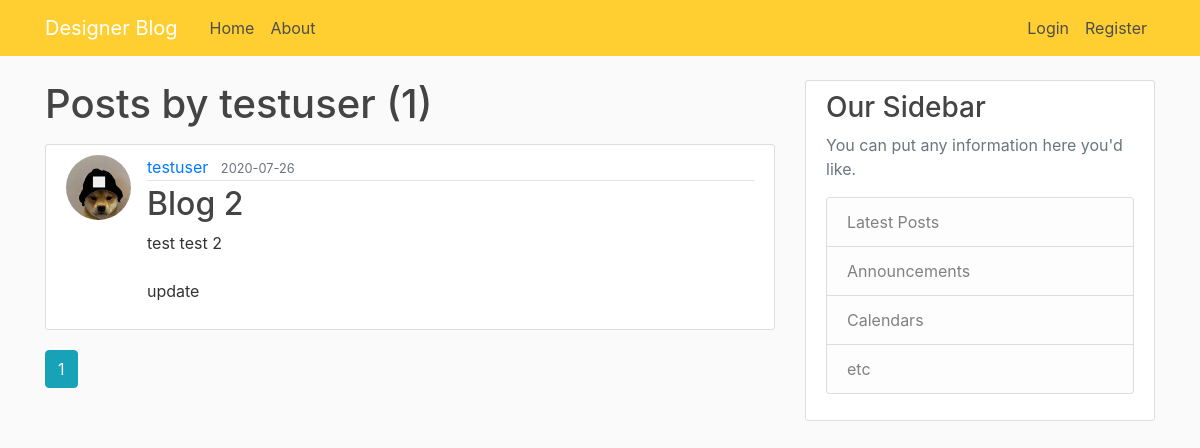
The page /user/testuser on the database as committed earlier.
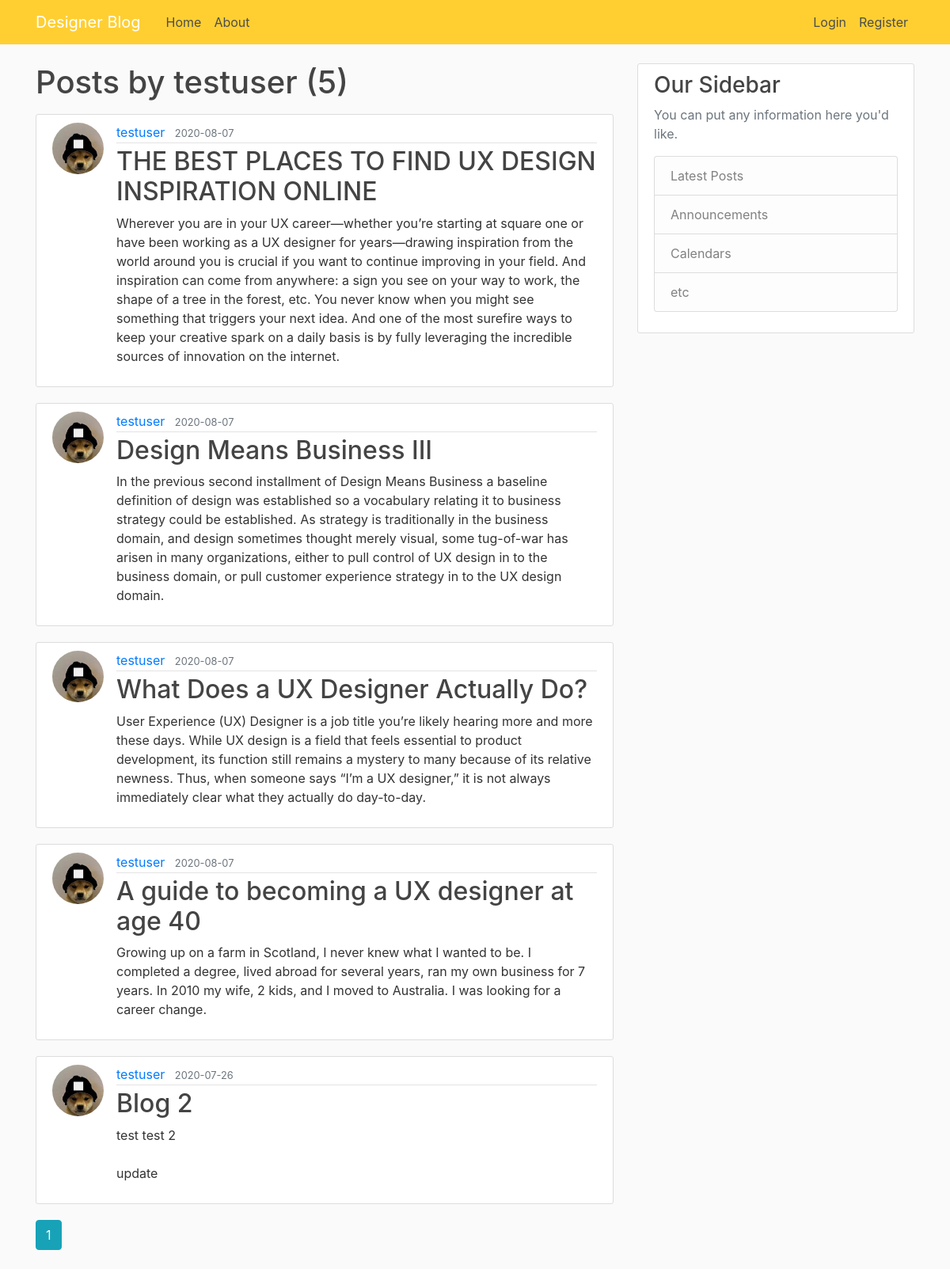
The same page on the database as committed later.
### flaskblog/models.py (models this page shows, shortened)
class User(db.Model, UserMixin):
    id = db.Column(db.Integer, primary_key=True)
    username = db.Column(db.String(20), unique=True, nullable=False)
    email = db.Column(db.String(120), unique=True, nullable=False)
    image_file = db.Column(db.String(20), nullable=False, default='default.jpg')
    password = db.Column(db.String(60), nullable=False)
    posts = db.relationship('Post', backref='author', lazy=True)

class Post(db.Model):
    id = db.Column(db.Integer, primary_key=True)
    title = db.Column(db.String(100), nullable=False)
    date_posted = db.Column(db.DateTime, nullable=False, default=datetime.utcnow)
    content = db.Column(db.Text, nullable=False)
    user_id = db.Column(db.Integer, db.ForeignKey('user.id'), nullable=False)

### flaskblog/routes.py (the view)
@app.route("/user/<string:username>")
def user_posts(username):
    page = request.args.get('page', 1, type=int)
    user = User.query.filter_by(username=username).first_or_404()
    posts = Post.query.filter_by(author=user).order_by(Post.date_posted.desc()).paginate(page=page, per_page=5)
    return render_template('user_posts.html', posts=posts, user=user)

### flaskblog/templates/user_posts.html
{% extends "layout.html" %}
{% block content %}
    <h1 class="mb-3">Posts by {{ user.username }} ({{ posts.total }})</h1>
    {% for post in posts.items %}
        <article class="media content-section">
          <img class="rounded-circle article-img" src="{{ url_for('static', filename='profile_pics/' + post.author.image_file) }}">
          <div class="media-body">
            <div class="article-metadata">
              <a class="mr-2" href="{{ url_for('user_posts', username=post.author.username) }}">{{ post.author.username }}</a>
              <small class="text-muted">{{ post.date_posted.strftime('%Y-%m-%d') }}</small>
            </div>
            <h2><a class="article-title" href="{{ url_for('post', post_id=post.id) }}">{{ post.title }}</a></h2>
            <p class="article-content">{{ post.content }}</p>
          </div>
        </article>
    {% endfor %}
    {% for page_num in posts.iter_pages(left_edge=1, right_edge=1, left_current=1, right_current=2) %}
      {% if page_num %}
        {% if posts.page == page_num %}
          <a class="btn btn-info mb-4" href="{{ url_for('user_posts', username=user.username, page=page_num) }}">{{ page_num }}</a>
        {% else %}
          <a class="btn btn-outline-info mb-4" href="{{ url_for('user_posts', username=user.username, page=page_num) }}">{{ page_num }}</a>
        {% endif %}
      {% else %}
        ...
      {% endif %}
    {% endfor %}
{% endblock content %}

### flaskblog/templates/layout.html (shortened to what this page needs)
<!DOCTYPE html>
<html>
<head>
    <link rel="stylesheet" href="https://maxcdn.bootstrapcdn.com/bootstrap/4.0.0/css/bootstrap.min.css">
    <link rel="stylesheet" type="text/css" href="{{ url_for('static', filename='main.css') }}">
</head>
<body>
    <header class="site-header">
      <nav class="navbar navbar-expand-md navbar-dark bg-steel fixed-top">
        <div class="container">
          <a class="navbar-brand mr-4" href="/">Designer Blog</a>
          <div class="collapse navbar-collapse" id="navbarToggle">
            <div class="navbar-nav mr-auto">
              <a class="nav-item nav-link" href="{{ url_for('home') }}">Home</a>
              <a class="nav-item nav-link" href="{{ url_for('about') }}">About</a>
            </div>
            <div class="navbar-nav">
              {% if current_user.is_authenticated %}
                <a class="nav-item nav-link" href="{{ url_for('new_post') }}">New Post</a>
                <a class="nav-item nav-link" href="{{ url_for('account') }}">Account</a>
                <a class="nav-item nav-link" href="{{ url_for('logout') }}">Logout</a>
              {% else %}
                <a class="nav-item nav-link" href="{{ url_for('login') }}">Login</a>
                <a class="nav-item nav-link" href="{{ url_for('register') }}">Register</a>
              {% endif %}
            </div>
          </div>
        </div>
      </nav>
    </header>
    <main role="main" class="container">
      <div class="row">
        <div class="col-md-8">
          {% block content %}{% endblock %}
        </div>
        <div class="col-md-4">
          <div class="content-section">
            <h3>Our Sidebar</h3>
            <p class='text-muted'>You can put any information here you'd like.
              <ul class="list-group">
                <li class="list-group-item list-group-item-light">Latest Posts</li>
                <li class="list-group-item list-group-item-light">Announcements</li>
                <li class="list-group-item list-group-item-light">Calendars</li>
                <li class="list-group-item list-group-item-light">etc</li>
              </ul>
            </p>
          </div>
        </div>
      </div>
    </main>
</body>
</html>

### flaskblog/static/main.css (style rules this page uses)
body { background: #fafafa; color: #333333; margin-top: 5rem; }
h1, h2, h3, h4, h5, h6 { color: #444444; }
.bg-steel { background-color: #ffcf32; }
.site-header .navbar-nav .nav-link { color: #4d4d4d; }
.content-section { background: #ffffff; padding: 10px 20px; border: 1px solid #dddddd; border-radius: 3px; margin-bottom: 20px; }
.article-title { color: #444444; }
.article-content { white-space: pre-line; }
.article-img { height: 65px; width: 65px; margin-right: 16px; }
.article-metadata { padding-bottom: 1px; margin-bottom: 4px; border-bottom: 1px solid #e3e3e3 }

Rows that differ between the two databases and show on the page:
added Post: image_file (picture), author.username "testuser", date_posted "2020-08-07", title "THE BEST PLACES TO FIND UX DESIGN INSPIRATION ONLINE", content "Wherever you are in your UX career—whether you’re starting at square one or have been working as a UX designer for years—drawing inspiration from the world around you is crucial if you want to continue improving in your field. And inspiration can come from anywhere: a sign you see on your way to work, the shape of a tree in the forest, etc. You never know when you might see something that triggers your next idea. And one of the most surefire ways to keep your creative spark on a daily basis is by fully leveraging the incredible sources of innovation on the internet."
added Post: image_file (picture), author.username "testuser", date_posted "2020-08-07", title "Design Means Business III", content "In the previous second installment of Design Means Business a baseline definition of design was established so a vocabulary relating it to business strategy could be established. As strategy is traditionally in the business domain, and design sometimes thought merely visual, some tug-of-war has arisen in many organizations, either to pull control of UX design in to the business domain, or pull customer experience strategy in to the UX design domain."
added Post: image_file (picture), author.username "testuser", date_posted "2020-08-07", title "What Does a UX Designer Actually Do?", content "User Experience (UX) Designer is a job title you’re likely hearing more and more these days. While UX design is a field that feels essential to product development, its function still remains a mystery to many because of its relative newness. Thus, when someone says “I’m a UX designer,” it is not always immediately clear what they actually do day-to-day."
added Post: image_file (picture), author.username "testuser", date_posted "2020-08-07", title "A guide to becoming a UX designer at age 40", content "Growing up on a farm in Scotland, I never knew what I wanted to be. I completed a degree, lived abroad for several years, ran my own business for 7 years. In 2010 my wife, 2 kids, and I moved to Australia. I was looking for a career change."
Other text that changed with them:
{{ posts.total }}: "1" → "5"
